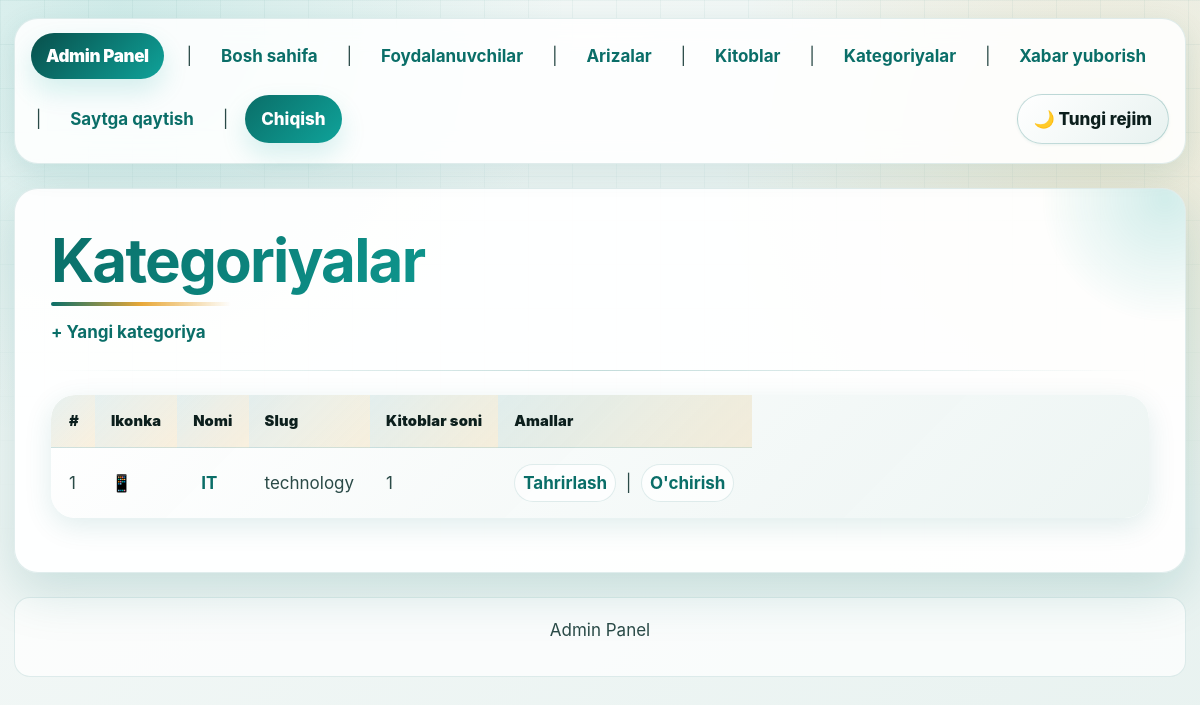
Before: /dashboard/categories/ (signed in) with the older database file.
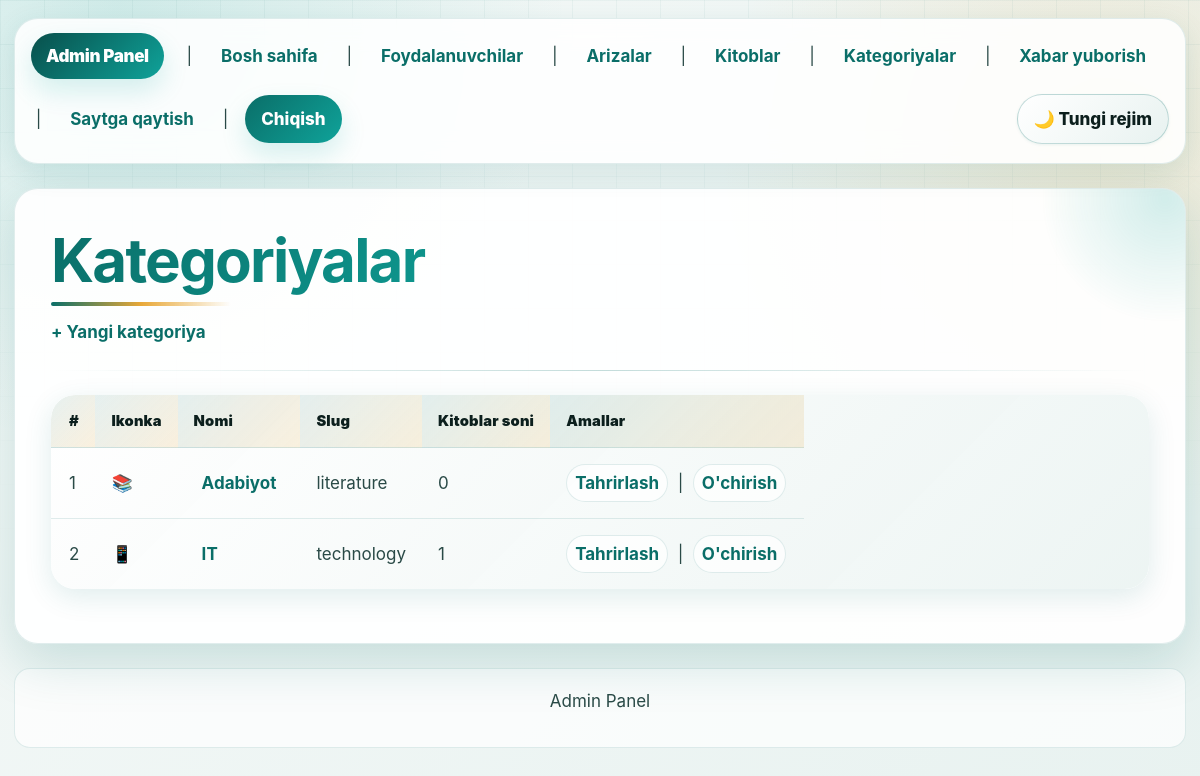
After: the same page with the newer database file.
### main/models.py (models this page shows, shortened)
class Category(models.Model):
    name = models.CharField(
        max_length=100,
        unique=True,
        verbose_name="Kategoriya nomi",
    )
    slug = models.SlugField(
        unique=True,
        verbose_name="Slug (URL uchun)",
    )
    description = models.TextField(
        blank=True,
        verbose_name="Tavsif",
    )
    icon = models.CharField(
        max_length=50,
        blank=True,
        verbose_name="Ikonka (emoji yoki CSS klass)",
    )
    created_at = models.DateTimeField(auto_now_add=True)
    class Meta:
        verbose_name = "Kategoriya"
        verbose_name_plural = "Kategoriyalar"
        ordering = ['name']

### main/views.py (the view)
# urls.py: path('dashboard/categories/',              views.AdminCategoryListView.as_view(),   name='admin-category-list'),
class AdminCategoryListView(AdminRequiredMixin, View):
    template_name = 'admin_panel/category_list.html'
    def get(self, request):
        categories = Category.objects.all().order_by('name')
        return render(request, self.template_name, {'categories': categories})

### main/views.py (called while the page is built)
    def dispatch(self, request, *args, **kwargs):
        if not request.user.is_authenticated:
            return self.handle_no_permission()
        if request.user.role != User.Role.ADMIN:
            return HttpResponseForbidden("Bu sahifa faqat adminlar uchun.")
        return super().dispatch(request, *args, **kwargs)

### main/templates/admin_panel/category_list.html (shortened to what this page needs)
{% extends 'admin_panel/base_admin.html' %}
{% block content %}
<h1>Kategoriyalar</h1>
<p><a href="{% url 'main:admin-category-create' %}">+ Yangi kategoriya</a></p>
<hr>
{% if categories %}
    <table border="1" cellpadding="5">
        <thead>
            <tr>
                <th>#</th>
                <th>Ikonka</th>
                <th>Nomi</th>
                <th>Slug</th>
                <th>Kitoblar soni</th>
                <th>Amallar</th>
            </tr>
        </thead>
        <tbody>
            {% for cat in categories %}
                <tr>
                    <td>{{ forloop.counter }}</td>
                    <td>{{ cat.icon|default:"—" }}</td>
                    <td><a href="{% url 'main:category-books' cat.slug %}">{{ cat.name }}</a></td>
                    <td>{{ cat.slug }}</td>
                    <td>{{ cat.books.count }}</td>
                    <td>
                        <a href="{% url 'main:admin-category-edit' cat.pk %}">Tahrirlash</a>
                        &nbsp;|&nbsp;
                        <a href="{% url 'main:admin-category-delete' cat.pk %}">O'chirish</a>
                    </td>
                </tr>
            {% endfor %}
        </tbody>
    </table>
{% else %}
    <p>Kategoriyalar yo'q.</p>
{% endif %}
{% endblock %}

Changed rows visible on the page:
added Category: icon "📚", name "Adabiyot", slug "literature", books.count "0"
